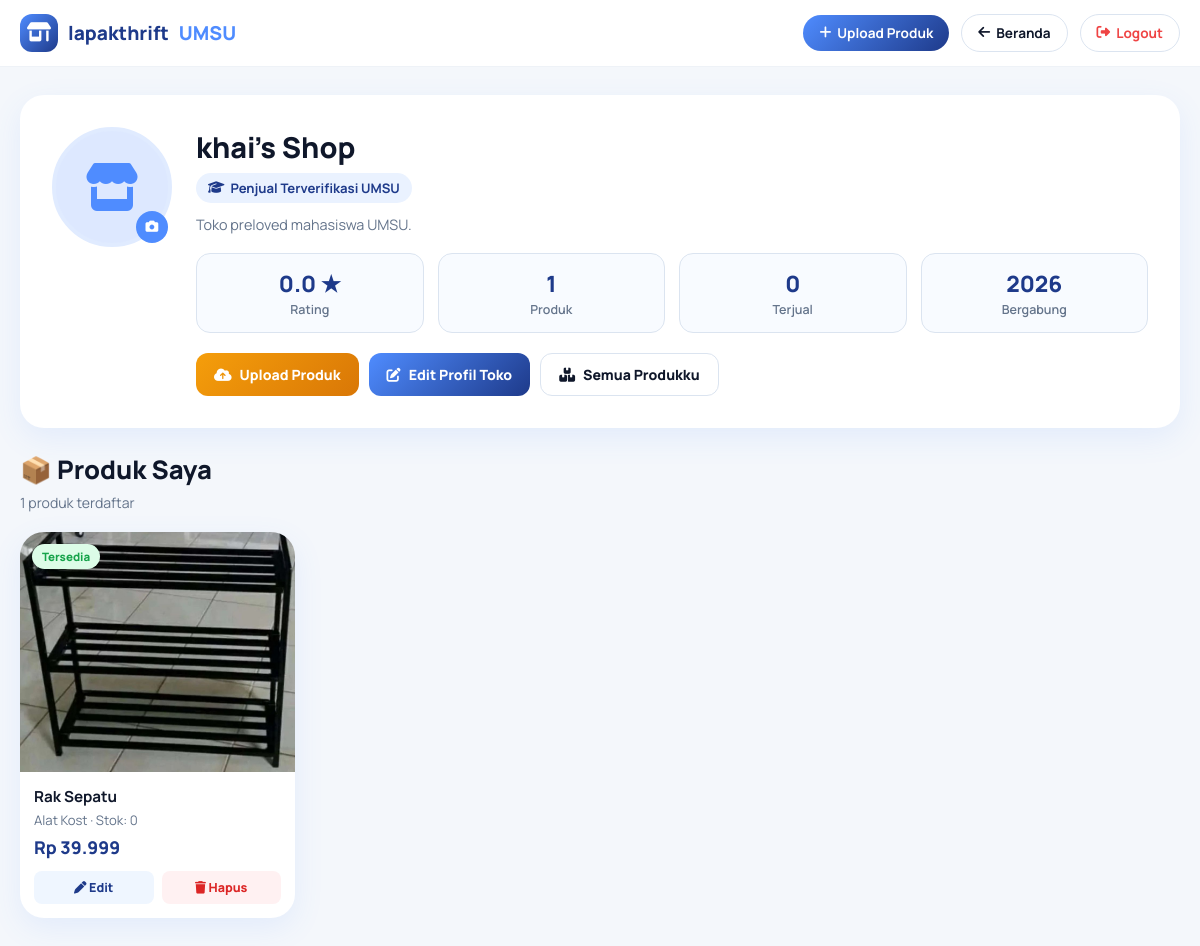
Screenshot of /seller.php (signed in) with the database file from the repository.
### tables this page shows
CREATE TABLE `seller_profiles` (
  `id` int(11) NOT NULL,
  `user_id` int(11) NOT NULL,
  `nama_toko` varchar(150) NOT NULL,
  `deskripsi` text DEFAULT NULL,
  `foto_toko` varchar(255) DEFAULT NULL,
  `kota` varchar(100) DEFAULT NULL,
  `rating` decimal(2,1) DEFAULT 0.0,
  `total_terjual` int(11) DEFAULT 0,
  `created_at` datetime DEFAULT current_timestamp()
);

CREATE TABLE `produk` (
  `id` int(11) NOT NULL,
  `seller_id` int(11) NOT NULL,
  `kategori_id` int(11) NOT NULL,
  `nama_produk` varchar(200) NOT NULL,
  `deskripsi` text DEFAULT NULL,
  `harga` decimal(12,0) NOT NULL,
  `stok` int(11) DEFAULT 1,
  `kondisi` enum('Bekas Layak','Bekas Baik','Hampir Baru','Baru') DEFAULT 'Bekas Baik',
  `ukuran` varchar(20) DEFAULT NULL,
  `foto_utama` varchar(255) DEFAULT NULL,
  `status` enum('tersedia','terjual','dihapus') DEFAULT 'tersedia',
  `views` int(11) DEFAULT 0,
  `created_at` datetime DEFAULT current_timestamp(),
  `updated_at` datetime DEFAULT current_timestamp() ON UPDATE current_timestamp(),
  `is_approved` tinyint(1) DEFAULT 0,
  `lokasi_cod` varchar(100) DEFAULT NULL,
  `metode_transaksi` varchar(50) DEFAULT NULL,
  `kategori` varchar(50) DEFAULT 'Lainnya'
);

CREATE TABLE `kategori` (
  `id` int(11) NOT NULL,
  `nama` varchar(100) NOT NULL
);

### seller.php (the view, shortened to what this page needs)
<?php
require_once 'db.php';
$user_id  = $_SESSION['user_id'];
$stmt = $pdo->prepare("SELECT sp.*, u.email, u.no_hp, u.foto_profil, u.alamat
    FROM seller_profiles sp
    JOIN users u ON u.id_users = sp.user_id
    WHERE sp.user_id = ?");
$stmt->execute([$user_id]);
$seller = $stmt->fetch(PDO::FETCH_ASSOC);
$stmtProd = $pdo->prepare("
    SELECT p.*, k.nama AS nama_kategori
    FROM produk p
    LEFT JOIN kategori k ON k.id = p.kategori_id
    WHERE p.seller_id = ?
    ORDER BY p.created_at DESC
");
$stmtProd->execute([$user_id]);
$produk_list = $stmtProd->fetchAll(PDO::FETCH_ASSOC);
$total_produk  = count($produk_list);
$total_terjual = $seller['total_terjual'] ?? 0;
$rating        = $seller['rating'] ?? 0;
$joined        = date('Y', strtotime($seller['created_at'] ?? 'now'));
?>
<!DOCTYPE html>
<html lang="id">
<head>
<link rel="stylesheet" href="https://cdnjs.cloudflare.com/ajax/libs/font-awesome/6.5.0/css/all.min.css"/>
</head>
<body>
<nav>
  <div class="nav-inner">
    <a href="userafterlogin.php" class="logo">
      <div class="icon"><i class="fa-solid fa-shop"></i></div>
      lapakthrift<span>UMSU</span>
    </a>
    <button class="pill pill-upload" onclick="window.location.href='upload.php'">
      <i class="fa-solid fa-plus"></i> Upload Produk
    </button>
    <button class="pill" onclick="window.location.href='userafterlogin.php'">
      <i class="fa-solid fa-arrow-left"></i> Beranda
    </button>
    <button class="pill" onclick="window.location.href='logout.php'" style="color:#ef4444;">
      <i class="fa-solid fa-right-from-bracket"></i> Logout
    </button>
  </div>
</nav>
<div class="wrap">
  <div class="profile-card">
    <div class="profile-header">
      <div class="avatar-wrap">
        <div class="avatar" id="avatarEl">
          <?php if (!empty($seller['foto_toko'])): ?>
            <img src="<?php echo htmlspecialchars($seller['foto_toko']); ?>" alt="Foto Toko" id="avatarImg">
          <?php else: ?>
            <i class="fa-solid fa-store"></i>
          <?php endif; ?>
        </div>
        <button class="avatar-edit" onclick="document.getElementById('fotoInput').click()" title="Ganti foto">
          <i class="fa-solid fa-camera"></i>
        </button>
      </div>
      <div class="profile-info">
        <div class="store-name" id="storeNameDisplay"><?php echo htmlspecialchars($seller['nama_toko']); ?></div>
        <div class="verified-badge"><i class="fa-solid fa-graduation-cap"></i> Penjual Terverifikasi UMSU</div>
        <div class="bio-text" id="bioDisplay"><?php echo nl2br(htmlspecialchars($seller['deskripsi'] ?? '-')); ?></div>
        <div class="stats-row">
          <div class="stat-box"><h3><?php echo number_format($rating, 1); ?> ★</h3><p>Rating</p></div>
          <div class="stat-box"><h3><?php echo $total_produk; ?></h3><p>Produk</p></div>
          <div class="stat-box"><h3><?php echo $total_terjual; ?></h3><p>Terjual</p></div>
          <div class="stat-box"><h3><?php echo $joined; ?></h3><p>Bergabung</p></div>
        </div>
        <div class="profile-actions">
          <button class="btn btn-upload" onclick="window.location.href='upload.php'">
            <i class="fa-solid fa-cloud-arrow-up"></i> Upload Produk
          </button>
          <button class="btn btn-primary" onclick="openEditModal()">
            <i class="fa-solid fa-pen-to-square"></i> Edit Profil Toko
          </button>
          <button class="btn btn-outline" onclick="window.location.href='myproducts.php'">
            <i class="fa-solid fa-boxes-stacked"></i> Semua Produkku
          </button>
        </div>
      </div>
    </div>
  </div>
  <div class="section-title">📦 Produk Saya</div>
  <div class="section-sub"><?php echo $total_produk; ?> produk terdaftar</div>
  <?php if (empty($produk_list)): ?>
  <div class="empty-products">
    <div class="emoji">📦</div>
    <p style="font-weight:700;margin-bottom:8px;">Belum ada produk!</p>
    <p>Upload produk pertamamu sekarang dan mulai berjualan.</p>
    <button class="btn btn-upload" style="margin-top:16px;" onclick="window.location.href='upload.php'">
      <i class="fa-solid fa-plus"></i> Upload Produk Pertama
    </button>
  </div>
  <?php else: ?>
  <div class="produk-grid">
    <?php foreach ($produk_list as $p):
      $foto = !empty($p['foto_utama']) ? htmlspecialchars($p['foto_utama']) : 'https://images.unsplash.com/photo-1515886657613-9f3515b0c78f?q=80&w=600&auto=format&fit=crop';
      $status = $p['status'] ?? 'tersedia';
      $statusLabel = ['tersedia'=>'Tersedia','terjual'=>'Terjual','dihapus'=>'Dihapus','menunggu'=>'Menunggu Review'][$status] ?? ucfirst($status);
      $statusClass  = in_array($status,['tersedia']) ? 'status-tersedia' : (($status === 'menunggu') ? 'status-menunggu' : 'status-terjual');
    ?>
    <div class="produk-card" id="produk-<?php echo $p['id']; ?>">
      <span class="produk-status <?php echo $statusClass; ?>"><?php echo $statusLabel; ?></span>
      <img class="produk-img" src="<?php echo $foto; ?>" alt="<?php echo htmlspecialchars($p['nama_produk']); ?>"
           onerror="this.src='https://images.unsplash.com/photo-1515886657613-9f3515b0c78f?q=80&w=600&auto=format&fit=crop'">
      <div class="produk-body">
        <div class="produk-name"><?php echo htmlspecialchars($p['nama_produk']); ?></div>
        <div class="produk-cat"><?php echo htmlspecialchars($p['nama_kategori'] ?? 'Lainnya'); ?> · Stok: <?php echo $p['stok']; ?></div>
        <div class="produk-price">Rp <?php echo number_format($p['harga'], 0, ',', '.'); ?></div>
        <div class="produk-actions">
          <button class="produk-btn btn-edit-prod" onclick="editProduk(<?php echo $p['id']; ?>)">
            <i class="fa-solid fa-pen"></i> Edit
          </button>
          <button class="produk-btn btn-del-prod" onclick="hapusProduk(<?php echo $p['id']; ?>)">
            <i class="fa-solid fa-trash"></i> Hapus
          </button>
        </div>
      </div>
    </div>
    <?php endforeach; ?>
  </div>
  <?php endif; ?>
</div>
</body>
</html>

### rows the page displays
seller_profiles: nama_toko "khai's Shop", deskripsi "Toko preloved mahasiswa UMSU.", rating "0.0", total_terjual "0", created_at "2026"
produk: status "Tersedia", foto_utama (picture), nama_produk "Rak Sepatu", kategori.nama "Alat Kost", stok "0", harga "39.999"

### other values shown
$total_produk "1"
